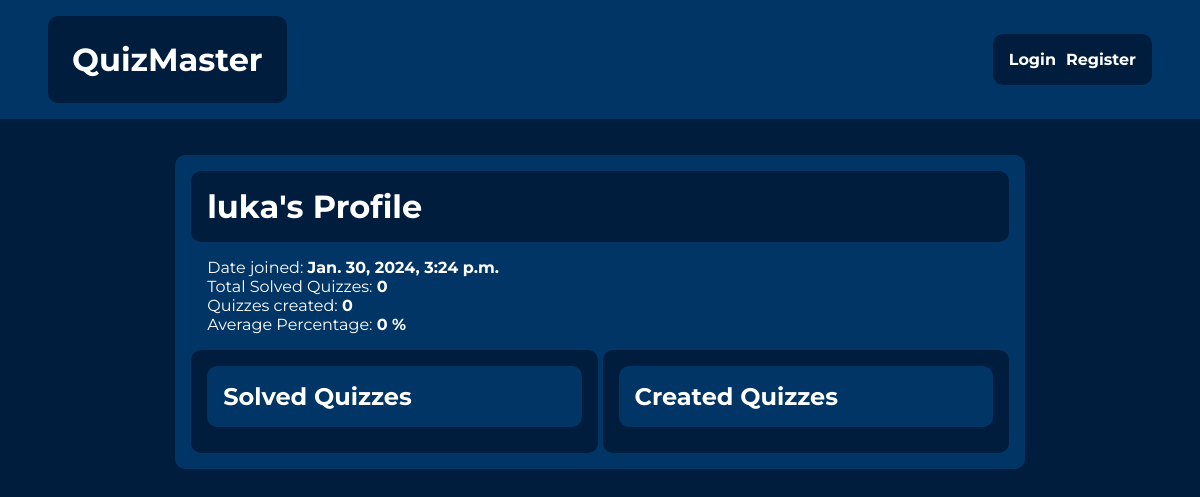
Page /quiz/10/profile/ on the earlier database version.
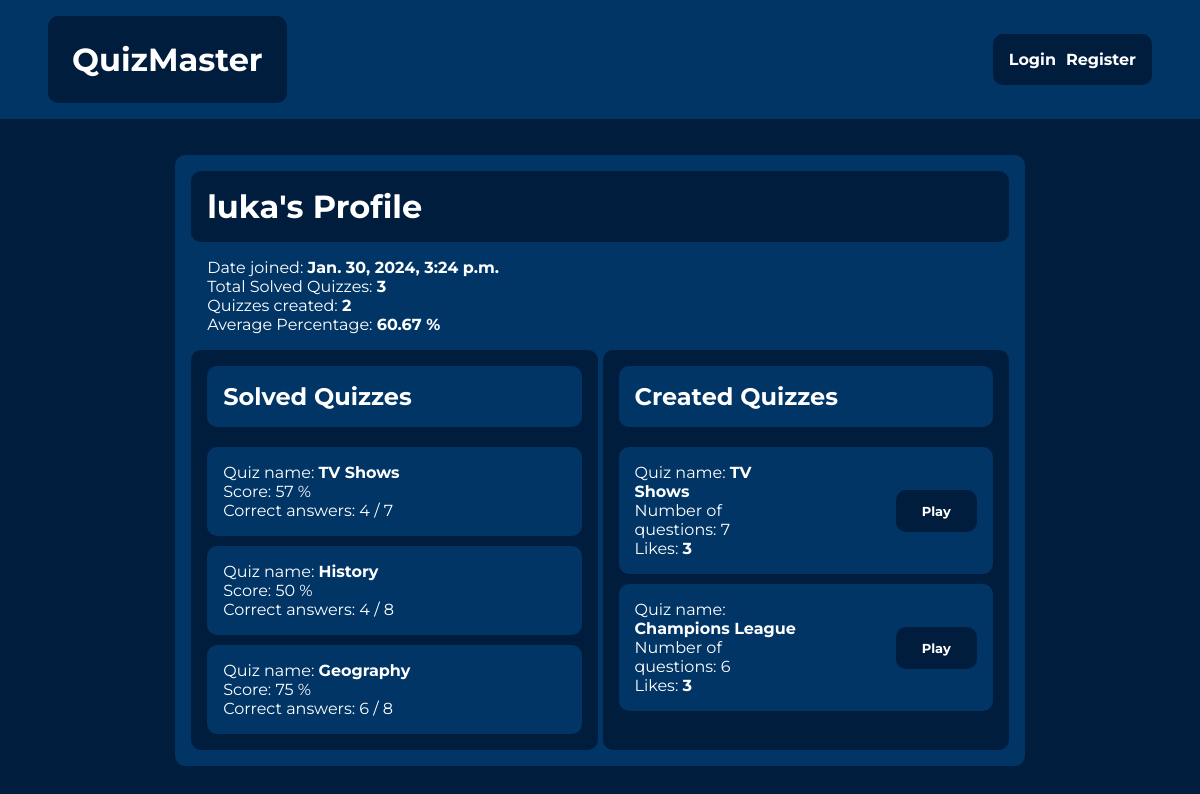
Same page on the later database version.
### quiz/models.py (models this page shows, shortened)
class QuizResult(models.Model):
    user = models.ForeignKey(User, on_delete=models.CASCADE)
    quiz = models.ForeignKey(Quiz, on_delete=models.CASCADE)
    score = models.IntegerField(blank=False)
    correct_answers = models.IntegerField(blank=False)

class Quiz(models.Model):
    quiz_name = models.CharField(max_length=200, blank=False)
    pub_date = models.DateTimeField("date published", auto_now_add=True)
    description = models.TextField(blank=False)
    author = models.ForeignKey(User, on_delete=models.CASCADE)

### quiz/views.py (the view)
# urls.py: path('<int:user_id>/profile/', views.user_profile, name="user_profile"),
def user_profile(request, user_id):
    user_profile = get_object_or_404(User, pk=user_id)
    quiz_results = QuizResult.objects.filter(user=user_profile)
    created_quizzes = Quiz.objects.filter(author=user_profile)
    total_percentage = 0
    for result in quiz_results:
        total_percentage += result.score
    if total_percentage > 0 and quiz_results.count() > 0:
        average_percentage = total_percentage / quiz_results.count()
    else:
        average_percentage = 0
    context = {
        'user_profile': user_profile,
        'quiz_results': quiz_results,
        'average_percentage': round(average_percentage, 2),
        'created_quizzes': created_quizzes
    }
    return render(request, 'quiz/user_profile.html', context)

### quiz/templates/quiz/user_profile.html (shortened to what this page needs)
{% extends "quiz/base.html" %}
{% block content %}
<div class="profile-layout">
    <div class="profile-heading">
        <h1>{{ user_profile.username }}'s Profile</h1>
    </div>
    <div class="profile-info">
        <p>Date joined: <span style="font-weight:bold;">{{ user_profile.date_joined }}</span></p>
        <p>Total Solved Quizzes: <span style="font-weight:bold;">{{ quiz_results.count }}</span></p>
        <p>Quizzes created: <span style="font-weight:bold;">{{ created_quizzes.count }}</span></p>
        <p>Average Percentage: <span style="font-weight:bold;">{{ average_percentage }} %</span></p>
    </div>
    <div class="profile-content">
        <div class="profile-content-div">
            <div class="profile-heading-content">
                <h2>Solved Quizzes</h2>
            </div>
            <div class="profile-quizzes-container">
                {% for result in quiz_results %}
                    <div class="profile-quizzes-item">
                        <p>Quiz name:
                            <a href="{% url 'quiz:detail' result.quiz.id %}" class="author-link">{{ result.quiz.quiz_name }}</a>
                        </p>
                        <p>Score: {{ result.score }} %</p>
                        <p>Correct answers: {{ result.correct_answers }} / {{ result.quiz.question_set.count }}</p>
                    </div>
                {% endfor %}
            </div>
        </div>
        <div class="profile-content-div">
            <div class="profile-heading-content">
                <h2>Created Quizzes</h2>
            </div>
            <div class="profile-quizzes-container">
                {% for quiz in created_quizzes %}
                    <div class="profile-quizzes-item item-created">
                        <div class="quizzes-item-info">
                            <p>Quiz name:
                                <a href="{% url 'quiz:detail' quiz.id %}" class="author-link">{{ quiz.quiz_name }}</a>
                            </p>
                            <p>Number of questions: {{ quiz.question_set.count }}</p>
                            <p>Likes: <span style="font-weight: bold;">{{ quiz.likes.count }}</span></p>
                        </div>
                        <div class="profile-button-div">
                            <a href="{% url 'quiz:solve_quiz' quiz.id %}">
                                <button class="list-item-button" style="padding:1em 2em;font-size:small;">Play</button>
                            </a>
                        </div>
                    </div>
                {% endfor %}
            </div>
        </div>
    </div>
</div>
{% endblock content %}

### quiz/templates/quiz/base.html (shortened to what this page needs)
{% load static %}
<html>
    <head>
        <link rel="stylesheet" href="{% static 'quiz/css/base.css' %}">
        <link rel="stylesheet" href="{% static 'quiz/css/home.css' %}">
        <link rel="stylesheet" href="{% static 'quiz/css/quiz_list.css' %}">
        <link rel="stylesheet" href="{% static 'quiz/css/quiz_detail.css' %}">
        <link rel="stylesheet" href="{% static 'quiz/css/quiz_create.css' %}">
        <link rel="stylesheet" href="{% static 'quiz/css/quiz_edit.css' %}">
        <link rel="stylesheet" href="{% static 'quiz/css/quiz_solve.css' %}">
        <link rel="stylesheet" href="{% static 'quiz/css/solve_result.css' %}">
        <link rel="stylesheet" href="{% static 'quiz/css/question_detail.css' %}">
        <link rel="stylesheet" href="{% static 'quiz/css/user_profile.css' %}">
        <link rel="stylesheet" href="{% static 'registration/css/registration.css' %}">
    </head>
    <body>
        <header class="header">
            <div class="header-brand">
                <h1>
                    <a href="/" class="home-link">QuizMaster</a>
                </h1>
            </div>
            <nav class="header-nav">
                {% if request.user.is_authenticated %}
                    <p class="nav-username">User:
                        <a href="{% url 'quiz:user_profile' request.user.id %}" class="author-link">
                            {{ request.user.username }}
                        </a>
                    </p>
                    <form method="post" action="{% url 'logout' %}" class="logout-form">
                        {% csrf_token %}
                        <button type="submit">Logout</button>
                    </form>
                {% else %}
                    <a href="{% url 'quiz:login_user' %}" class="login-link">
                        Login
                    </a>
                    <a href="{% url 'quiz:register_user' %}" class="login-link">
                        Register
                    </a>
                {% endif %}
            </nav>
        </header>
        <div class="main-content">
            {% block content %}
            {% endblock %}
        </div>
    </body>
</html>

### quiz/static/quiz/css/base.css (style rules this page uses)
body, html { margin: 0; padding: 0; height: 100%; font-family: 'Montserrat', sans-serif; background: #001D3D; }
button, input { font-family: 'Montserrat', sans-serif; }
p, h1, h2, h3, h4, h5, h6 { margin: 0; padding: 0; }
a { text-decoration: none; }
.header { display: flex; flex-basis: 100%; justify-content: space-between; align-items: center; padding: 1em 3em; background-color: #003566; }
.header-brand { color: white; background-color: #001D3D; border-radius: 10px; padding: 1.5em; }
.home-link { color: white; }
.login-link:first-of-type { margin-right: 10px; }
.login-link { color: white; font-weight: bold; }
.header-nav { display: flex; align-items: center; background-color: #001D3D; border-radius: 10px; padding: 1em; color: white; }
.main-content { display: flex; justify-content: center; align-items: center; flex-wrap: wrap; padding: 1em; }

### quiz/static/quiz/css/quiz_list.css (style rules this page uses)
.list-item-button { padding: 1em 3em; border: none; cursor: pointer; background-color: #001D3D; color: white; border-radius: 10px; font-weight: bold; font-size: medium; }

### quiz/static/quiz/css/quiz_detail.css (style rules this page uses)
.author-link { color: white; font-weight: bold; }

### quiz/static/quiz/css/user_profile.css (style rules this page uses)
.profile-layout { flex-basis: 70%; background-color: #003566; padding: 1em; border-radius: 10px; margin-top: 20px; display: flex; flex-wrap: wrap; justify-content: center; align-items: center; }
.profile-heading { flex-basis: 100%; padding: 1em; background-color: #001D3D; border-radius: 10px; color: white; }
.profile-info { flex-basis: 100%; margin: 1em; color: white; }
.profile-content { flex-basis: 100%; display: grid; grid-template-columns: repeat(2, 1fr); grid-gap: 5px; }
.profile-content-div { display: flex; flex-wrap: wrap; align-content: start; background-color: #001D3D; color: white; padding: 1em; border-radius: 10px; }
.profile-heading-content { flex-basis: 100%; padding: 1em; background-color: #003566; border-radius: 10px; color: white; margin-bottom: 10px; }
.profile-quizzes-container { flex-basis: 100%; display: flex; justify-content: center; align-items: stretch; flex-wrap: wrap; }
.profile-quizzes-item { flex-basis: 100%; padding: 1em; background-color: #003566; margin-top: 10px; border-radius: 10px; }
.item-created { display: flex; flex-wrap: wrap; align-items: center; }
.quizzes-item-info { width: 50%; }
.profile-button-div { width: 50%; display: flex; align-items: center; justify-content: flex-end; }

Differences in the rows shown:
added QuizResult: quiz.quiz_name "TV Shows", score "57", correct_answers "4", quiz.question_set.count "7"
added QuizResult: quiz.quiz_name "History", score "50", correct_answers "4", quiz.question_set.count "8"
added QuizResult: quiz.quiz_name "Geography", score "75", correct_answers "6", quiz.question_set.count "8"
added Quiz: quiz_name "TV Shows", question_set.count "7", likes.count "3"
added Quiz: quiz_name "Champions League", question_set.count "6", likes.count "3"
Other differences:
{{ quiz_results.count }}: "0" → "3"
{{ created_quizzes.count }}: "0" → "2"
{{ average_percentage }}: "0" → "60.67"
